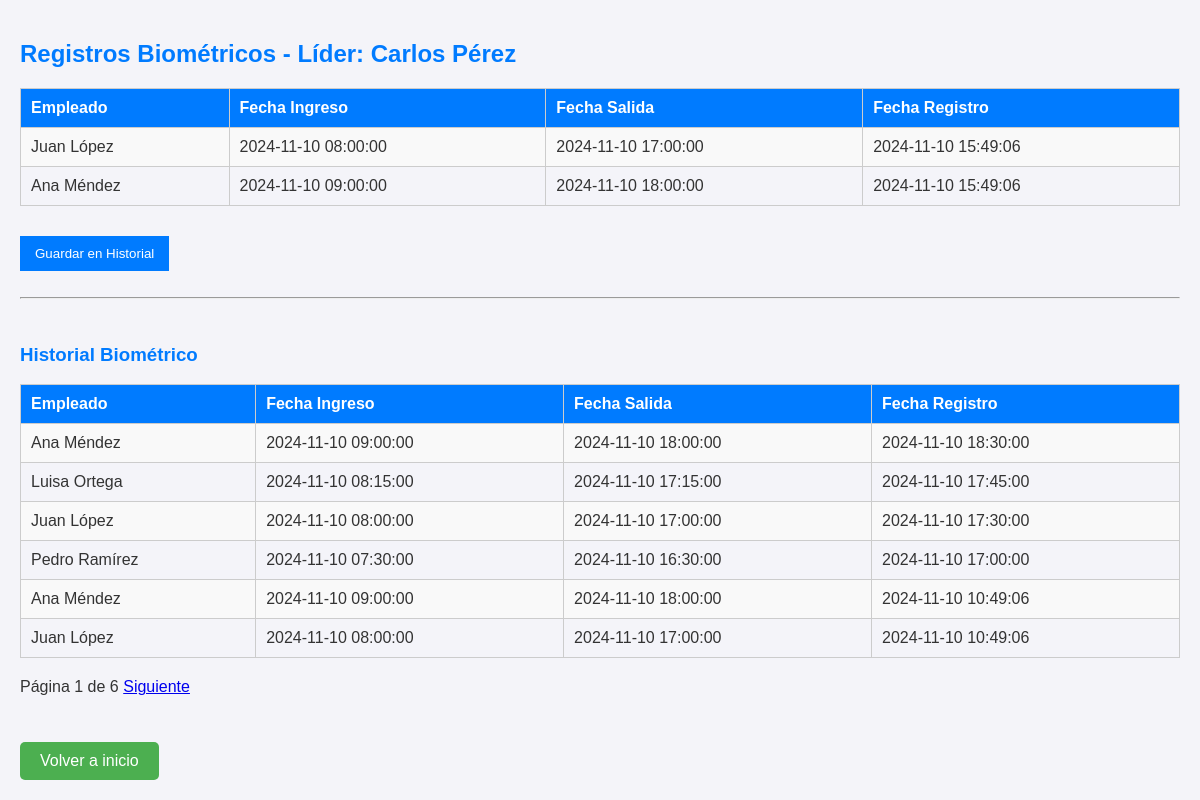
Screenshot of /app/biometrico.php (signed in) with the database file from the repository.
### tables this page shows
CREATE TABLE `biometrico` (
  `id` int(11) NOT NULL,
  `empleado_id` int(11) NOT NULL,
  `fecha_ingreso` datetime DEFAULT NULL,
  `fecha_salida` datetime DEFAULT NULL,
  `fecha_registro` timestamp NOT NULL DEFAULT current_timestamp()
);

CREATE TABLE `empleados` (
  `id` int(11) NOT NULL,
  `nombre` varchar(100) NOT NULL,
  `area_id` int(11) NOT NULL
);

CREATE TABLE `biometrico_historial` (
  `id` int(11) NOT NULL,
  `empleado_id` int(11) NOT NULL,
  `fecha_ingreso` datetime NOT NULL,
  `fecha_salida` datetime NOT NULL,
  `fecha_registro` datetime NOT NULL
);

### app/biometrico.php (the view, shortened to what this page needs)
<?php
include 'config.php';
$area_id = $_SESSION['area_id'];
$stmt = $pdo->prepare("
    SELECT * FROM biometrico b
    JOIN empleados e ON b.empleado_id = e.id
    WHERE e.area_id = :area_id
");
$stmt->execute(['area_id' => $area_id]);
$registros_biometricos = $stmt->fetchAll(PDO::FETCH_ASSOC);
$registros_por_pagina = 6;
$pagina_actual = isset($_GET['pagina']) ? (int)$_GET['pagina'] : 1;
$offset = ($pagina_actual - 1) * $registros_por_pagina;
$stmt = $pdo->prepare("
    SELECT * FROM biometrico_historial bh
    JOIN empleados e ON bh.empleado_id = e.id
    ORDER BY bh.fecha_registro DESC
    LIMIT :offset, :registros_por_pagina
");
$stmt->bindParam(':offset', $offset, PDO::PARAM_INT);
$stmt->bindParam(':registros_por_pagina', $registros_por_pagina, PDO::PARAM_INT);
$stmt->execute();
$registros_historial = $stmt->fetchAll(PDO::FETCH_ASSOC);
$stmt = $pdo->query("SELECT COUNT(*) FROM biometrico_historial");
$total_registros = $stmt->fetchColumn();
$total_paginas = ceil($total_registros / $registros_por_pagina);
?>
<!DOCTYPE html>
<html>
<head>
    <link rel="stylesheet" href="estilos.css">
</head>
<body>
    <h2>Registros Biométricos - Líder: <?php echo $_SESSION['nombre']; ?></h2>
    <form method="POST">
        <table>
            <tr>
                <th>Empleado</th>
                <th>Fecha Ingreso</th>
                <th>Fecha Salida</th>
                <th>Fecha Registro</th>
            </tr>
            <?php foreach ($registros_biometricos as $registro): ?>
            <tr>
                <td><?php echo $registro['nombre']; ?></td>
                <td><?php echo $registro['fecha_ingreso']; ?></td>
                <td><?php echo $registro['fecha_salida']; ?></td>
                <td><?php echo $registro['fecha_registro']; ?></td>
            </tr>
            <?php endforeach; ?>
        </table>
        <button type="submit">Guardar en Historial</button>
    </form>
    <br><hr><br>
    <h3>Historial Biométrico</h3>
    <table>
        <tr>
            <th>Empleado</th>
            <th>Fecha Ingreso</th>
            <th>Fecha Salida</th>
            <th>Fecha Registro</th>
        </tr>
        <?php foreach ($registros_historial as $registro): ?>
        <tr>
            <td><?php echo $registro['nombre']; ?></td>
            <td><?php echo $registro['fecha_ingreso']; ?></td>
            <td><?php echo $registro['fecha_salida']; ?></td>
            <td><?php echo $registro['fecha_registro']; ?></td>
        </tr>
        <?php endforeach; ?>
    </table>
    <div class="paginacion">
        <span>Página <?php echo $pagina_actual; ?> de <?php echo $total_paginas; ?></span>
        <?php if ($pagina_actual < $total_paginas): ?>
            <a href="biometrico.php?pagina=<?php echo $pagina_actual + 1; ?>">Siguiente</a>
        <?php endif; ?>
    </div>
    <br><br>
    <a href="inicio_lider.php" class="boton">Volver a inicio</a>
</body>
</html>

### app/estilos.css (style rules this page uses)
body { font-family: Arial, sans-serif; background-color: #f4f4f9; color: #333; margin: 0; padding: 20px; }
h2, h3 { color: #007bff; }
table { width: 100%; border-collapse: collapse; margin-bottom: 20px; }
table, th, td { border: 1px solid #ccc; padding: 10px; text-align: left; }
tr:nth-child(even) { background-color: #f9f9f9; }
th { background-color: #007bff; color: #fff; }
button { padding: 10px 15px; margin-top: 10px; background-color: #007bff; color: white; border: none; cursor: pointer; }
.boton { display: inline-block; padding: 10px 20px; background-color: #4CAF50; color: white; text-decoration: none; border-radius: 5px; text-align: center; margin-top: 10px; }

### rows the page displays
biometrico: empleado.nombre "Juan López", fecha_ingreso "2024-11-10 08:00:00", fecha_salida "2024-11-10 17:00:00", fecha_registro "2024-11-10 15:49:06"
biometrico: empleado.nombre "Ana Méndez", fecha_ingreso "2024-11-10 09:00:00", fecha_salida "2024-11-10 18:00:00", fecha_registro "2024-11-10 15:49:06"
biometrico_historial: empleado.nombre "Ana Méndez", fecha_ingreso "2024-11-10 09:00:00", fecha_salida "2024-11-10 18:00:00", fecha_registro "2024-11-10 18:30:00"
biometrico_historial: empleado.nombre "Luisa Ortega", fecha_ingreso "2024-11-10 08:15:00", fecha_salida "2024-11-10 17:15:00", fecha_registro "2024-11-10 17:45:00"
biometrico_historial: empleado.nombre "Juan López", fecha_ingreso "2024-11-10 08:00:00", fecha_salida "2024-11-10 17:00:00", fecha_registro "2024-11-10 17:30:00"
biometrico_historial: empleado.nombre "Pedro Ramírez", fecha_ingreso "2024-11-10 07:30:00", fecha_salida "2024-11-10 16:30:00", fecha_registro "2024-11-10 17:00:00"
biometrico_historial: empleado.nombre "Ana Méndez", fecha_ingreso "2024-11-10 09:00:00", fecha_salida "2024-11-10 18:00:00", fecha_registro "2024-11-10 10:49:06"
biometrico_historial: empleado.nombre "Juan López", fecha_ingreso "2024-11-10 08:00:00", fecha_salida "2024-11-10 17:00:00", fecha_registro "2024-11-10 10:49:06"

### other values shown
$_SESSION['nombre'] "Carlos Pérez"
$pagina_actual "1"
$total_paginas "6"
